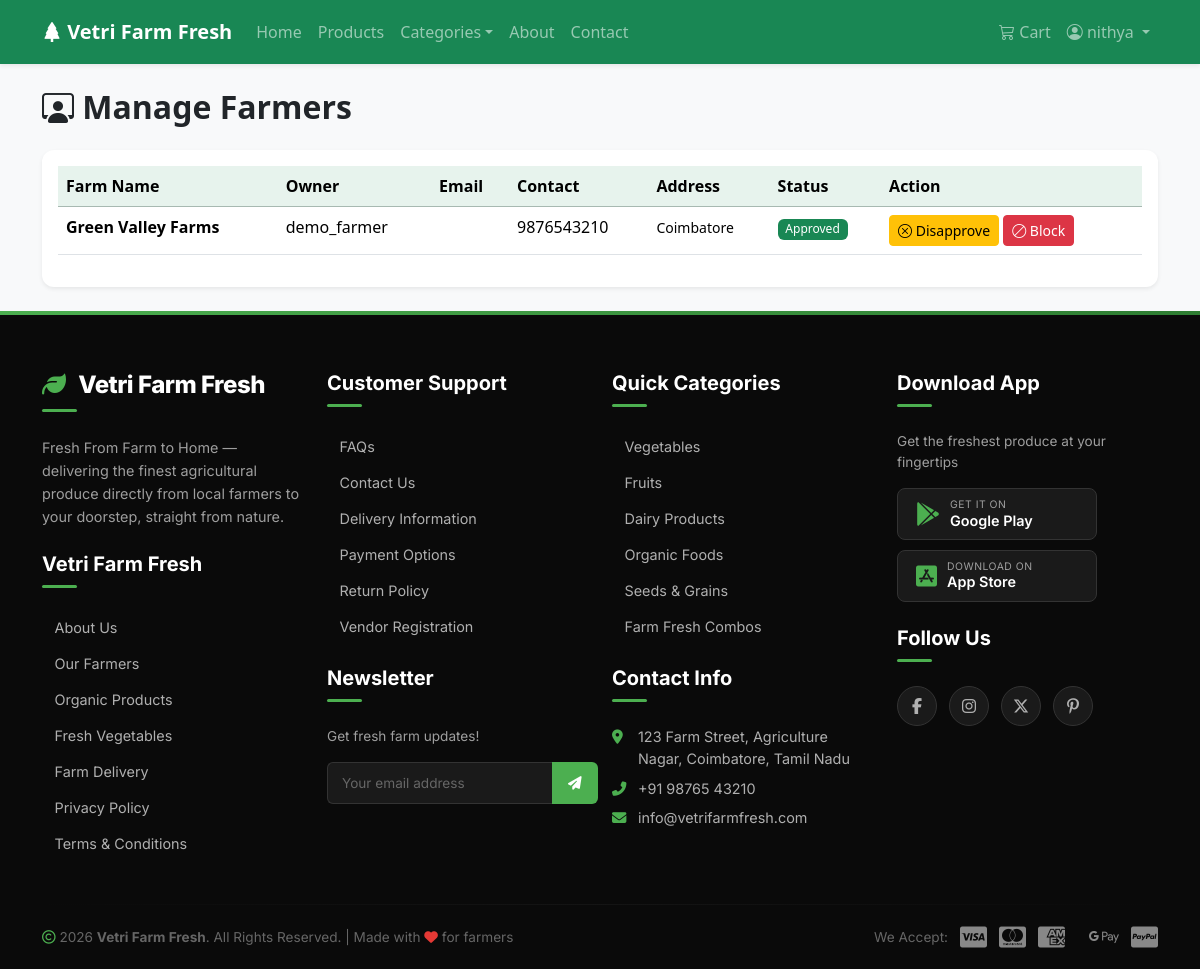
The page /admin-panel/farmers/ (signed in) on the database its author committed.
### accounts/models.py (models this page shows, shortened)
class Farmer(models.Model):
    user = models.OneToOneField(User, on_delete=models.CASCADE)
    farm_name = models.CharField(max_length=200)
    farm_address = models.TextField()
    contact_number = models.CharField(max_length=15)
    profile_image = models.ImageField(upload_to='profile_images/', blank=True, null=True)
    farm_description = models.TextField(blank=True)
    is_approved = models.BooleanField(default=False)
    created_at = models.DateTimeField(auto_now_add=True)

### farmfresh/admin_views.py (the view)
# urls.py: path('farmers/', admin_views.admin_farmers, name='admin_farmers'),
@staff_member_required
def admin_farmers(request):
    farmers = Farmer.objects.select_related('user').all()
    return render(request, 'admin_panel/farmers.html', {'farmers': farmers})

### marketplace/context_processors.py (called while the page is built)
def cart_count(request):
    if request.user.is_authenticated:
        count = Cart.objects.filter(customer__user=request.user).count()
        return {'cart_count': count}
    return {'cart_count': 0}

### templates/admin_panel/farmers.html (shortened to what this page needs)
{% extends 'base.html' %}
{% load static %}
{% block content %}
<div class="container py-4">
    <h2 class="fw-bold mb-4"><i class="bi bi-person-workspace"></i> Manage Farmers</h2>
    <div class="card border-0 shadow-sm">
        <div class="card-body">
            <div class="table-responsive">
                <table class="table table-hover">
                    <thead class="table-success">
                        <tr>
                            <th>Farm Name</th>
                            <th>Owner</th>
                            <th>Email</th>
                            <th>Contact</th>
                            <th>Address</th>
                            <th>Status</th>
                            <th>Action</th>
                        </tr>
                    </thead>
                    <tbody>
                        {% for farmer in farmers %}
                            <tr>
                                <td class="fw-bold">{{ farmer.farm_name }}</td>
                                <td>{{ farmer.user.get_full_name|default:farmer.user.username }}</td>
                                <td>{{ farmer.user.email }}</td>
                                <td>{{ farmer.contact_number }}</td>
                                <td><small>{{ farmer.farm_address|truncatewords:6 }}</small></td>
                                <td>
                                    {% if farmer.is_approved %}
                                        <span class="badge bg-success">Approved</span>
                                    {% else %}
                                        <span class="badge bg-warning text-dark">Pending</span>
                                    {% endif %}
                                </td>
                                <td>
                                    <a href="{% url 'admin_approve_farmer' farmer.id %}" class="btn btn-sm btn-{% if farmer.is_approved %}warning{% else %}success{% endif %}" onclick="return confirm('{% if farmer.is_approved %}Disapprove{% else %}Approve{% endif %} {{ farmer.farm_name }}?')">
                                        {% if farmer.is_approved %}<i class="bi bi-x-circle"></i> Disapprove{% else %}<i class="bi bi-check-circle"></i> Approve{% endif %}
                                    </a>
                                    <a href="{% url 'admin_block_user' farmer.user.id %}" class="btn btn-sm btn-{% if farmer.user.is_active %}danger{% else %}success{% endif %}">
                                        {% if farmer.user.is_active %}<i class="bi bi-ban"></i> Block{% else %}<i class="bi bi-check"></i> Unblock{% endif %}
                                    </a>
                                </td>
                            </tr>
                        {% endfor %}
                    </tbody>
                </table>
            </div>
        </div>
    </div>
</div>
{% endblock %}

### templates/base.html (shortened to what this page needs)
<!DOCTYPE html>
<html lang="en">
<head>
    <link href="https://cdn.jsdelivr.net/npm/bootstrap@5.3.2/dist/css/bootstrap.min.css" rel="stylesheet">
    <link rel="stylesheet" href="https://cdn.jsdelivr.net/npm/bootstrap-icons@1.11.2/font/bootstrap-icons.min.css">
    <link rel="stylesheet" href="https://cdnjs.cloudflare.com/ajax/libs/font-awesome/6.5.1/css/all.min.css">
    {% load static %}
    <link rel="stylesheet" href="{% static 'css/style.css' %}">
</head>
<body>
    <nav class="navbar navbar-expand-lg navbar-dark bg-success shadow-sm">
        <div class="container">
            <a class="navbar-brand fw-bold" href="{% url 'home' %}">
                <i class="bi bi-tree-fill"></i> Vetri Farm Fresh
            </a>
            <div class="collapse navbar-collapse" id="navbarNav">
                <ul class="navbar-nav me-auto">
                    <li class="nav-item"><a class="nav-link" href="{% url 'home' %}">Home</a></li>
                    <li class="nav-item"><a class="nav-link" href="{% url 'marketplace:product_list' %}">Products</a></li>
                    <li class="nav-item dropdown">
                        <a class="nav-link dropdown-toggle" href="#" role="button" data-bs-toggle="dropdown">Categories</a>
                    </li>
                    <li class="nav-item"><a class="nav-link" href="{% url 'about' %}">About</a></li>
                    <li class="nav-item"><a class="nav-link" href="{% url 'contact' %}">Contact</a></li>
                </ul>
                <ul class="navbar-nav">
                    {% if user.is_authenticated %}
                        <li class="nav-item">
                            <a class="nav-link position-relative" href="{% url 'marketplace:view_cart' %}">
                                <i class="bi bi-cart3"></i> Cart
                            </a>
                        </li>
                        <li class="nav-item dropdown">
                            <a class="nav-link dropdown-toggle" href="#" role="button" data-bs-toggle="dropdown">
                                <i class="bi bi-person-circle"></i> {{ user.username }}
                            </a>
                        </li>
                    {% endif %}
                </ul>
            </div>
        </div>
    </nav>
    <main>
        {% block content %}{% endblock %}
    </main>
    <footer class="vff-footer">
        <div class="container">
            <div class="row">
                <div class="col-lg-3 col-md-6 mb-4 mb-lg-0">
                    <h5 class="brand-text"><i class="fas fa-leaf"></i> Vetri Farm Fresh</h5>
                    <p class="tagline">Fresh From Farm to Home — delivering the finest agricultural produce directly from local farmers to your doorstep, straight from nature.</p>
                    <h5 style="margin-top: 1.5rem;">Vetri Farm Fresh</h5>
                    <ul>
                        <li><a href="{% url 'about' %}">About Us</a></li>
                        <li><a href="#">Our Farmers</a></li>
                        <li><a href="{% url 'marketplace:product_list' %}?organic=true">Organic Products</a></li>
                        <li><a href="{% url 'marketplace:product_list' %}?category=1">Fresh Vegetables</a></li>
                        <li><a href="#">Farm Delivery</a></li>
                        <li><a href="#">Privacy Policy</a></li>
                        <li><a href="#">Terms &amp; Conditions</a></li>
                    </ul>
                </div>
                <div class="col-lg-3 col-md-6 mb-4 mb-lg-0">
                    <h5>Customer Support</h5>
                    <ul>
                        <li><a href="#">FAQs</a></li>
                        <li><a href="{% url 'contact' %}">Contact Us</a></li>
                        <li><a href="#">Delivery Information</a></li>
                        <li><a href="#">Payment Options</a></li>
                        <li><a href="#">Return Policy</a></li>
                        <li><a href="{% url 'accounts:farmer_register' %}">Vendor Registration</a></li>
                    </ul>
                    <h5 style="margin-top: 1.8rem;">Newsletter</h5>
                    <p style="color: #9e9e9e; font-size: 0.85rem; margin-bottom: 8px;">Get fresh farm updates!</p>
                    <div class="newsletter-input">
                        <input type="email" placeholder="Your email address">
                        <button type="submit"><i class="fas fa-paper-plane"></i></button>
                    </div>
                </div>
                <div class="col-lg-3 col-md-6 mb-4 mb-lg-0">
                    <h5>Quick Categories</h5>
                    <ul>
                        <li><a href="{% url 'marketplace:product_list' %}?category=1">Vegetables</a></li>
                        <li><a href="{% url 'marketplace:product_list' %}?category=2">Fruits</a></li>
                        <li><a href="{% url 'marketplace:product_list' %}?category=4">Dairy Products</a></li>
                        <li><a href="{% url 'marketplace:product_list' %}?category=3">Organic Foods</a></li>
                        <li><a href="{% url 'marketplace:product_list' %}?category=5">Seeds &amp; Grains</a></li>
                        <li><a href="#">Farm Fresh Combos</a></li>
                    </ul>
                    <h5 style="margin-top: 1.8rem;">Contact Info</h5>
                    <div class="contact-info">
                        <p><i class="fas fa-map-marker-alt"></i>123 Farm Street, Agriculture Nagar, Coimbatore, Tamil Nadu</p>
                        <p><i class="fas fa-phone-alt"></i>+91 98765 43210</p>
                        <p><i class="fas fa-envelope"></i>info@vetrifarmfresh.com</p>
                    </div>
                </div>
                <div class="col-lg-3 col-md-6 mb-4 mb-lg-0">
                    <h5>Download App</h5>
                    <p style="color: #9e9e9e; font-size: 0.85rem;">Get the freshest produce at your fingertips</p>
                    <div class="app-buttons">
                        <a href="#" class="app-btn">
                            <i class="fab fa-google-play"></i>
                            <span class="btn-text">
                                <small>Get it on</small>
                                <span>Google Play</span>
                            </span>
                        </a>
                        <a href="#" class="app-btn">
                            <i class="fab fa-app-store-ios"></i>
                            <span class="btn-text">
                                <small>Download on</small>
                                <span>App Store</span>
                            </span>
                        </a>
                    </div>
                    <h5 style="margin-top: 1.5rem;">Follow Us</h5>
                    <div class="social-links">
                        <a href="#" aria-label="Facebook"><i class="fab fa-facebook-f"></i></a>
                        <a href="#" aria-label="Instagram"><i class="fab fa-instagram"></i></a>
                        <a href="#" aria-label="Twitter/X"><i class="fab fa-x-twitter"></i></a>
                        <a href="#" aria-label="Pinterest"><i class="fab fa-pinterest-p"></i></a>
                    </div>
                </div>
            </div>
            <hr class="footer-divider">
            <div class="footer-bottom">
                <p><i class="far fa-copyright"></i> 2026 <strong>Vetri Farm Fresh</strong>. All Rights Reserved. | Made with <i class="fas fa-heart" style="color: #e53935;"></i> for farmers</p>
                <div class="payment-methods">
                    <span>We Accept:</span>
                    <i class="fab fa-cc-visa" title="Visa"></i>
                    <i class="fab fa-cc-mastercard" title="Mastercard"></i>
                    <i class="fab fa-cc-amex" title="Amex"></i>
                    <i class="fab fa-google-pay" title="Google Pay"></i>
                    <i class="fab fa-cc-paypal" title="PayPal"></i>
                </div>
            </div>
        </div>
    </footer>
</body>
</html>

### static/css/style.css (style rules this page uses)
:root { --primary: #198754; --primary-dark: #146c43; --primary-light: #20c997; }
body { font-family: 'Segoe UI', Tahoma, Geneva, Verdana, sans-serif; background-color: #f8f9fa; min-height: 100vh; display: flex; flex-direction: column; }
main { flex: 1; }
.bg-success { background-color: var(--primary) !important; }
.table-success { --bs-table-bg: rgba(25, 135, 84, 0.1); }
.navbar { padding-top: 12px; padding-bottom: 12px; }
footer { margin-top: auto; }
.card { border-radius: 12px; }
.badge { font-weight: 500; }
.navbar .nav-link { font-weight: 500; }
.vff-footer { background: #0a0a0a; color: #fff; font-family: 'Inter', sans-serif; padding: 60px 0 0; position: relative; margin-top: auto; }
.vff-footer::before { content: ''; position: absolute; top: 0; left: 0; right: 0; height: 4px; background: linear-gradient(90deg, #4CAF50, #2E7D32, #1B5E20, #4CAF50); background-size: 300% 100%; animation: footerGradientMove 4s ease infinite; }
.vff-footer h5 { font-size: 1.25rem; font-weight: 700; margin-bottom: 1.5rem; position: relative; padding-bottom: 12px; }
.vff-footer h5::after { content: ''; position: absolute; bottom: 0; left: 0; width: 35px; height: 3px; background: #4CAF50; border-radius: 2px; }
.vff-footer .brand-text { font-size: 1.5rem; font-weight: 800; letter-spacing: -0.5px; }
.vff-footer .brand-text i { color: #4CAF50; margin-right: 8px; }
.vff-footer .tagline { color: #9e9e9e; font-size: 0.9rem; margin: 12px 0 20px; line-height: 1.6; }
.vff-footer ul { list-style: none; padding: 0; margin: 0; }
.vff-footer ul li { margin-bottom: 10px; }
.vff-footer ul li a { color: #b0b0b0; text-decoration: none; font-size: 0.9rem; font-weight: 400; transition: all 0.3s ease; display: inline-flex; align-items: center; gap: 6px; }
.vff-footer .app-buttons { display: flex; flex-direction: column; gap: 10px; margin-top: 15px; }
.vff-footer .app-btn { display: inline-flex; align-items: center; gap: 10px; background: #1a1a1a; color: #fff; padding: 10px 18px; border-radius: 8px; text-decoration: none; border: 1px solid #333; transition: all 0.3s ease; max-width: 200px; }
.vff-footer .app-btn i { font-size: 1.5rem; color: #4CAF50; }
.vff-footer .app-btn .btn-text { display: flex; flex-direction: column; line-height: 1.2; }
.vff-footer .app-btn .btn-text small { font-size: 0.65rem; color: #9e9e9e; text-transform: uppercase; letter-spacing: 0.5px; }
.vff-footer .app-btn .btn-text span { font-size: 0.9rem; font-weight: 600; }
.vff-footer .social-links { display: flex; gap: 12px; margin-top: 20px; }
.vff-footer .social-links a { display: inline-flex; align-items: center; justify-content: center; width: 40px; height: 40px; border-radius: 50%; background: #1a1a1a; color: #b0b0b0; font-size: 1rem; text-decoration: none; border: 1px solid #333; transition: all 0.3s ease; }
.vff-footer .contact-info p { color: #b0b0b0; font-size: 0.9rem; margin-bottom: 8px; display: flex; align-items: flex-start; gap: 10px; }
.vff-footer .contact-info p i { color: #4CAF50; margin-top: 4px; min-width: 16px; }
.vff-footer .footer-divider { border: none; height: 1px; background: linear-gradient(90deg, transparent, #333, transparent); margin: 40px 0 0; }
.vff-footer .footer-bottom { padding: 20px 0; display: flex; justify-content: space-between; align-items: center; flex-wrap: wrap; gap: 15px; }
.vff-footer .footer-bottom p { color: #666; font-size: 0.85rem; margin: 0; }
.vff-footer .footer-bottom p i { color: #4CAF50; }
.vff-footer .footer-bottom .payment-methods { display: flex; align-items: center; gap: 12px; color: #666; font-size: 0.85rem; }
.vff-footer .footer-bottom .payment-methods i { font-size: 1.5rem; color: #888; transition: color 0.3s; }
.vff-footer .newsletter-input { display: flex; margin-top: 15px; max-width: 280px; }
.vff-footer .newsletter-input input { flex: 1; padding: 10px 14px; border: 1px solid #333; border-right: none; border-radius: 6px 0 0 6px; background: #1a1a1a; color: #fff; font-size: 0.85rem; outline: none; transition: border-color 0.3s; }
.vff-footer .newsletter-input input::placeholder { color: #666; }
.vff-footer .newsletter-input button { padding: 10px 16px; border: none; border-radius: 0 6px 6px 0; background: #4CAF50; color: #fff; font-weight: 600; font-size: 0.85rem; cursor: pointer; transition: background 0.3s; }

### rows shown on the page
Farmer: farm_name "Green Valley Farms", user.get_full_name "demo_farmer", contact_number "9876543210", farm_address "Coimbatore", is_approved "Approved", shows "Block"

### other values the page prints
{{ user.username }} "nithya"
